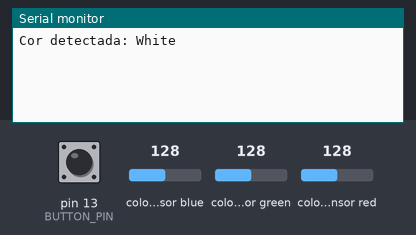
This sketch was run on a simulated Arduino Uno, built with avr-gcc and run on an emulated ATmega328P. Parts: the last lines printed to the serial monitor. Wiring (inferred from the names in the program): TCS3200 colour sensor: output pin 8; S2 pin 6; S3 pin 7; S0 pin 4; S1 pin 5. The test bench sets the inputs (shaded band); at power-on: colour sensor blue 128, pin 13 (BUTTON_PIN) HIGH, colour sensor green 128, colour sensor red 128. The audio player accepts every command and is not drawn.

Above: at 1.7 s.
1.8 s: colour sensor blue set to 5
5.2 s: pin 13 (BUTTON_PIN) pulled LOW for 1 s
At 7.3 s:
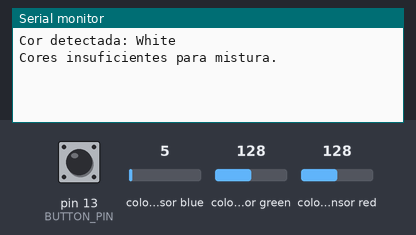
9.6 s: colour sensor green set to 5
At 12.7 s:
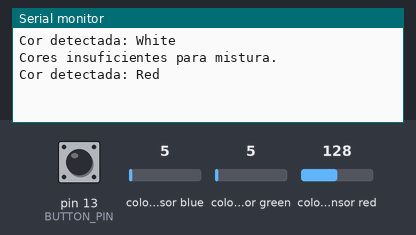
13.0 s: colour sensor green set to 64
16.4 s: colour sensor red set to 191
At 18.3 s:
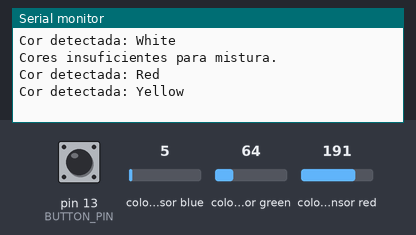
18.9 s: colour sensor red set to 5
At 23.24 s:
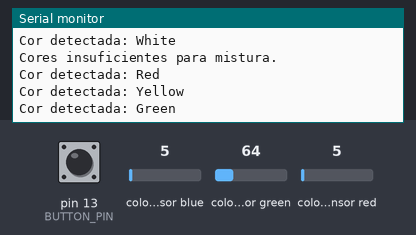

Measured:
- after the input at 5.2 s, the serial monitor: prints a new line after 0.74 s (image 1)
- after the input at 9.6 s, the serial monitor: prints a new line after 2.1 s (image 2)
- after the input at 16.4 s, the serial monitor: prints a new line after 1.0 s (image 3)
- after the input at 18.9 s, the serial monitor: prints a new line after 4.2 s (image 4)

The sketch:

detector_de_cores.ino
```cpp
#include "SoftwareSerial.h"
#include "DFRobotDFPlayerMini.h"

// TCS230 - Sensor de Cor
#define S0 4
#define S1 5
#define S2 6
#define S3 7
#define sensorOut 8

#define RX_PIN 10
#define TX_PIN 11
#define BUTTON_PIN 13 // Pino do botão

int redMin = 29, redMax = 294;
int greenMin = 27, greenMax = 303;
int blueMin = 23, blueMax = 190;

int redPW = 0, greenPW = 0, bluePW = 0;
int redValue, greenValue, blueValue;

String color1 = ""; // Primeira cor válida
String color2 = ""; // Segunda cor válida
DFRobotDFPlayerMini mp3;
SoftwareSerial softwareSerialMP3(RX_PIN, TX_PIN);

// Declaração do protótipo da função
void playColorSound(String color, bool isMixed = false);

void setup() {
  pinMode(S0, OUTPUT);
  pinMode(S1, OUTPUT);
  pinMode(S2, OUTPUT);
  pinMode(S3, OUTPUT);
  pinMode(sensorOut, INPUT);
  pinMode(BUTTON_PIN, INPUT_PULLUP); // Configura o botão com resistor pull-up interno

  digitalWrite(S0, HIGH);
  digitalWrite(S1, LOW);

  Serial.begin(9600);
  softwareSerialMP3.begin(9600);
  if (!mp3.begin(softwareSerialMP3, true, false)) {
    Serial.println("Erro ao iniciar MP3 Player.");
    while (true);
  }
  mp3.volume(20);
}

void loop() {
  redPW = getRedPW();
  redValue = constrain(map(redPW, redMin, redMax, 255, 0), 0, 255);

  greenPW = getGreenPW();
  greenValue = constrain(map(greenPW, greenMin, greenMax, 255, 0), 0, 255);

  bluePW = getBluePW();
  blueValue = constrain(map(bluePW, blueMin, blueMax, 255, 0), 0, 255);

  String detectedColor = identifyColor(redValue, greenValue, blueValue);

  // Variável estática para armazenar a última cor detectada
  static String lastColor = "";

  // Se a cor detectada for válida e diferente da última cor registrada
  if (detectedColor != "Unknown" && detectedColor != "" && detectedColor != lastColor) {
    lastColor = detectedColor; // Atualiza a última cor detectada
    color2 = color1; // Move a cor anterior para a posição secundária
    color1 = detectedColor; // Atualiza a cor primária com a nova detecção

    Serial.println("Cor detectada: " + detectedColor);
    playColorSound(detectedColor); // Reproduz o som da cor detectada
    delay(5000); // Aguarda o som terminar
  }

  // Verifica se o botão foi pressionado para misturar cores
  if (digitalRead(BUTTON_PIN) == LOW) {
    delay(200); // Debounce para evitar leituras falsas

    if (color1 != "" && color2 != "") {
      String mixedColor = mixColors(color1, color2);
      if (mixedColor != "") {
        Serial.println("Cor misturada: " + mixedColor);
        playColorSound(mixedColor, true); // Indica que é mistura
        delay(5000); // Espera o áudio terminar
      } else {
        Serial.println("Mistura não válida.");
        playColorSound("Invalid");
        delay(5000); // Espera o áudio terminar
      }
    } else {
      Serial.println("Cores insuficientes para mistura.");
      playColorSound("Invalid");
      delay(5000); // Espera o áudio terminar
    }
  }

  delay(500); // Pequena espera para estabilização
}


int getRedPW() {
  digitalWrite(S2, LOW);
  digitalWrite(S3, LOW);
  return pulseIn(sensorOut, LOW);
}

int getGreenPW() {
  digitalWrite(S2, HIGH);
  digitalWrite(S3, HIGH);
  return pulseIn(sensorOut, LOW);
}

int getBluePW() {
  digitalWrite(S2, LOW);
  digitalWrite(S3, HIGH);
  return pulseIn(sensorOut, LOW);
}

String identifyColor(int red, int green, int blue) {
  if (red < 15 && green < 15 && blue < 15) return "";

  if (red > 230 && green > 230 && blue > 230) return "White";
  if (red > 235 && green < 170 && blue < 170) return "Red";
  if (red < 250 && green > 170 && blue < 150) return "Green";
  if (red < 120 && green < 195 && blue > 210) return "Blue";
  if (red > 250 && green > 210 && blue < 230) return "Yellow";

  return "Unknown";
}


String mixColors(String color1, String color2) {
  if ((color1 == "Red" && color2 == "Yellow") || (color1 == "Yellow" && color2 == "Red")) {
    return "Orange";
  }
  if ((color1 == "Blue" && color2 == "Yellow") || (color1 == "Yellow" && color2 == "Blue")) {
    return "Green";
  }
  if ((color1 == "Red" && color2 == "Blue") || (color1 == "Blue" && color2 == "Red")) {
    return "Purple";
  }
  return ""; // Sem mistura válida
}

void playColorSound(String color, bool isMixed) {
  if (isMixed) {
    if (color == "Orange") {
      mp3.play(12);
    } else if (color == "Green") {
      mp3.play(14);
    } else if (color == "Purple") {
      mp3.play(13);
    }
  } else {
    if (color == "White") {
      mp3.play(8);
    } else if (color == "Red") {
      mp3.play(3);
    } else if (color == "Green") {
      mp3.play(6);
    } else if (color == "Blue") {
      mp3.play(1);
    } else if (color == "Yellow") {
      mp3.play(2);
    } else if (color == "Orange") {
      mp3.play(4);
    } else if (color == "Black") {
      mp3.play(7);
    } else if (color == "Purple") {
      mp3.play(5);
    } else if (color == "Invalid") {
      mp3.play(11);
    } else {
      mp3.play(9);
    }
  }
delay(200);
}
```
